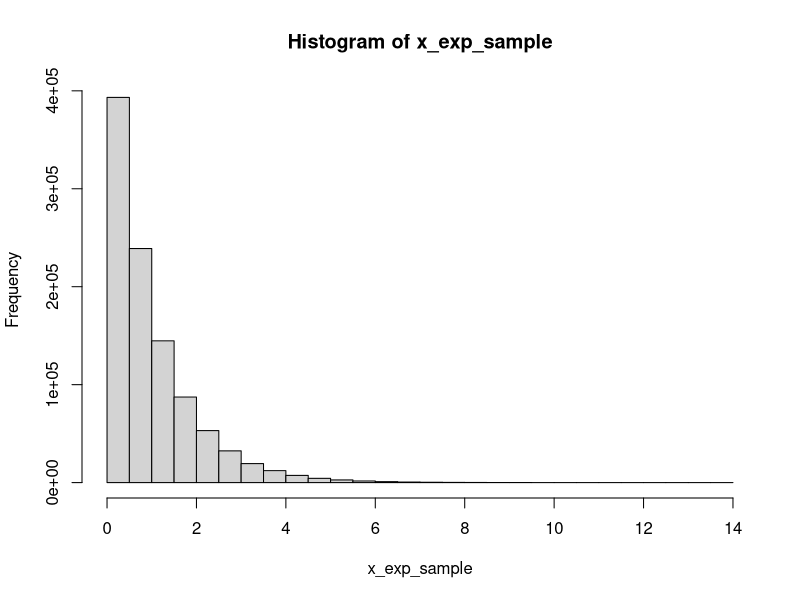
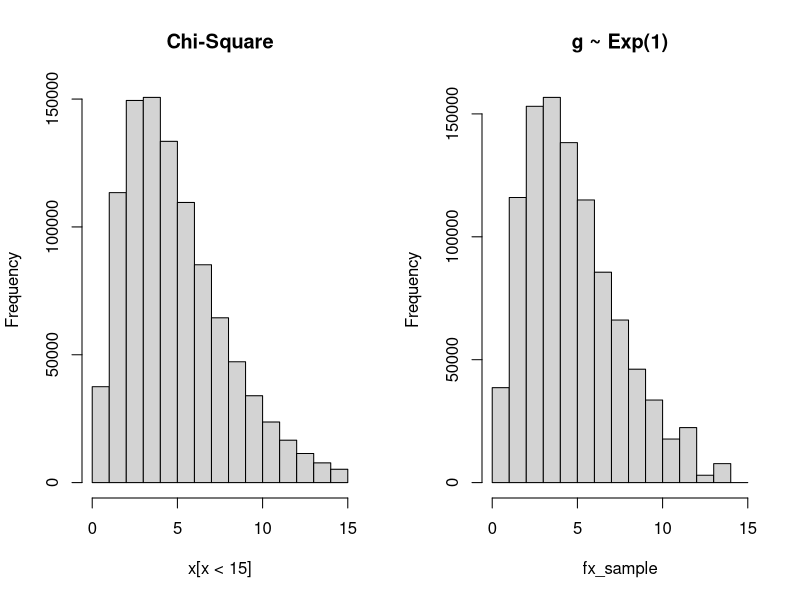
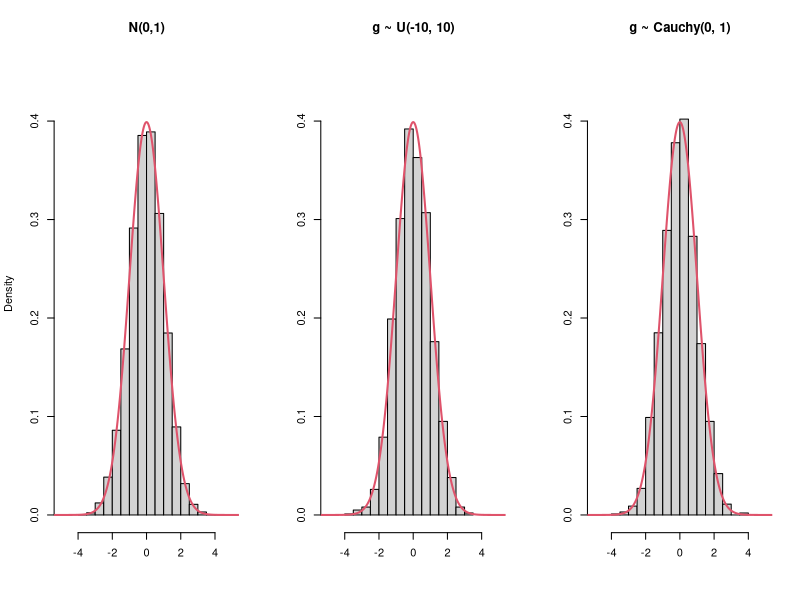
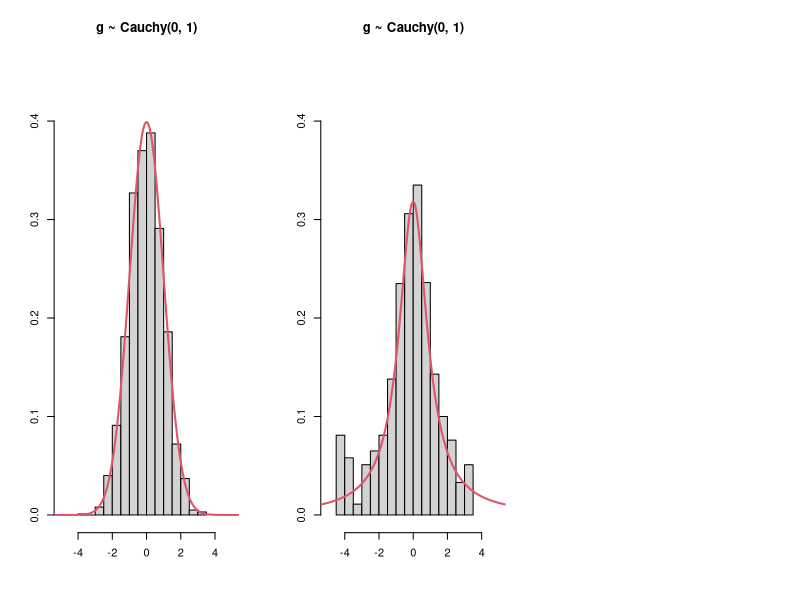
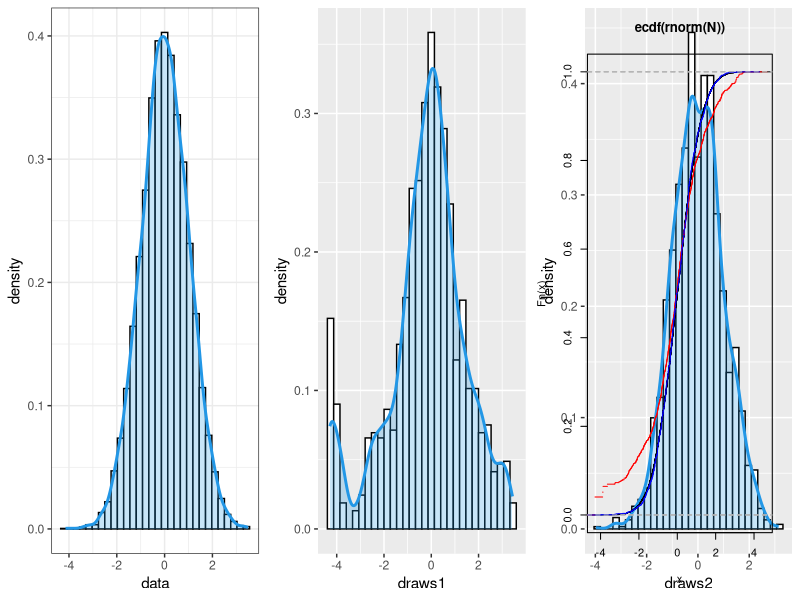

These charts were generated, in order, by the following R code:
## ---- chunk 1
knitr::opts_chunk$set(echo = TRUE)
## ---- chunk 2
set.seed(2019)

n = 1000000

x_exp_sample = rexp(n)
hist(x_exp_sample)

fx_unnormalized = 5*dchisq(x_exp_sample, df=5)
gx = dexp(x_exp_sample)

weight = fx_unnormalized/gx
weight_norm = weight/sum(weight)

fx_sample = sample(x_exp_sample, size=n, replace=TRUE, prob = weight_norm)

par(mfrow=c(1,2))
x = rchisq(n, df=5)
hist(x[x<15], breaks=seq(0, 15,1), main='Chi-Square')
hist(fx_sample, breaks=seq(0, 15, 1), main='g ~ Exp(1)')

## ---- chunk 3
set.seed(1231354)
N      = 10000
xx = seq(-6,6,length=1000)

par(mfrow=c(1,3))

hist(rnorm(N), main = 'N(0,1)', xlab = '', prob=TRUE,ylim=c(0,0.45),xlim=c(-5,5))
lines(xx,dnorm(xx),col=2,lwd=2)

## SIR: Uniform proposal

N      = 10000
m      = 2000
draw1  = runif(N,-10,10)
w      = dnorm(draw1)/0.05
ind    = sample(1:N,size=m,replace=TRUE,prob=w)
draws1 = draw1[ind]
draws2 = draws1
hist(draws1,xlab="",ylab="",main="g ~ U(-10, 10)",prob=TRUE,ylim=c(0,0.45),xlim=c(-5,5))
lines(xx,dnorm(xx),col=2,lwd=2)
length(unique(draws1))/m

## SIR: Cauchy proposal
draw1  = rcauchy(N) # t-student vira a cauchy quando df=1
w      = dnorm(draw1)/dcauchy(draw1)
ind    = sample(1:N,size=m,prob=w)
draws1 = draw1[ind]
hist(draws1,xlab="",ylab="",main="g ~ Cauchy(0, 1)",prob=TRUE,ylim=c(0,0.45),xlim=c(-5,5))
lines(xx,dnorm(xx),col=2,lwd=2)
length(unique(draws1))/m
## ---- chunk 4
draw1  = rt(N,1) # t-student vira a cauchy quando df=1
w      = dnorm(draw1)/dt(draw1,1)
ind    = sample(1:N,size=m,replace=TRUE,prob=w)
draws1 = draw1[ind]
hist(draws1,xlab="",ylab="",main="g ~ Cauchy(0, 1)",prob=TRUE,ylim=c(0,0.45),xlim=c(-5,5))
lines(xx,dnorm(xx),col=2,lwd=2)
length(unique(draws1))/m
## ---- chunk 5
draw1  = rnorm(N) # t-student vira a cauchy quando df=1
w      = dcauchy(draw1)/dnorm(draw1)
ind    = sample(1:N,size=m,replace=TRUE,prob=w)
draws1 = draw1[ind]
hist(draws1,xlab="",ylab="",main="g ~ Cauchy(0, 1)",prob=TRUE,ylim=c(0,0.45),xlim=c(-5,5))
lines(xx,dcauchy(xx),col=2,lwd=2)
length(unique(draws1))/m
## ---- chunk 6

library(ggplot2)
library(gridExtra)

f1 = ggplot(data.frame(data = rnorm(N)), aes(x = data)) + 
  geom_histogram(aes(y = ..density..),
                 colour = 1, fill = "white") +
  geom_density(lwd = 1, colour = 4,
               fill = 4, alpha = 0.25) +
    theme_bw()

f2 = ggplot(data.frame(draws1), aes(x = draws1)) + 
  geom_histogram(aes(y = ..density..),
                 colour = 1, fill = "white") +
  geom_density(lwd = 1, colour = 4,
               fill = 4, alpha = 0.25)

f3 = ggplot(data.frame(draws2), aes(x = draws2)) + 
  geom_histogram(aes(y = ..density..),
                 colour = 1, fill = "white") +
  geom_density(lwd = 1, colour = 4,
               fill = 4, alpha = 0.25)

grid.arrange(f1, f2, f3, ncol=3)
## ---- chunk 7
plot(ecdf(rnorm(N)))
lines(ecdf(draws1), col='red')
lines(ecdf(draws2), col='blue')

## ---- chunk 8
ks.test(rnorm(N), draws1)
## ---- chunk 9
ks.test(rnorm(N), draws2)

